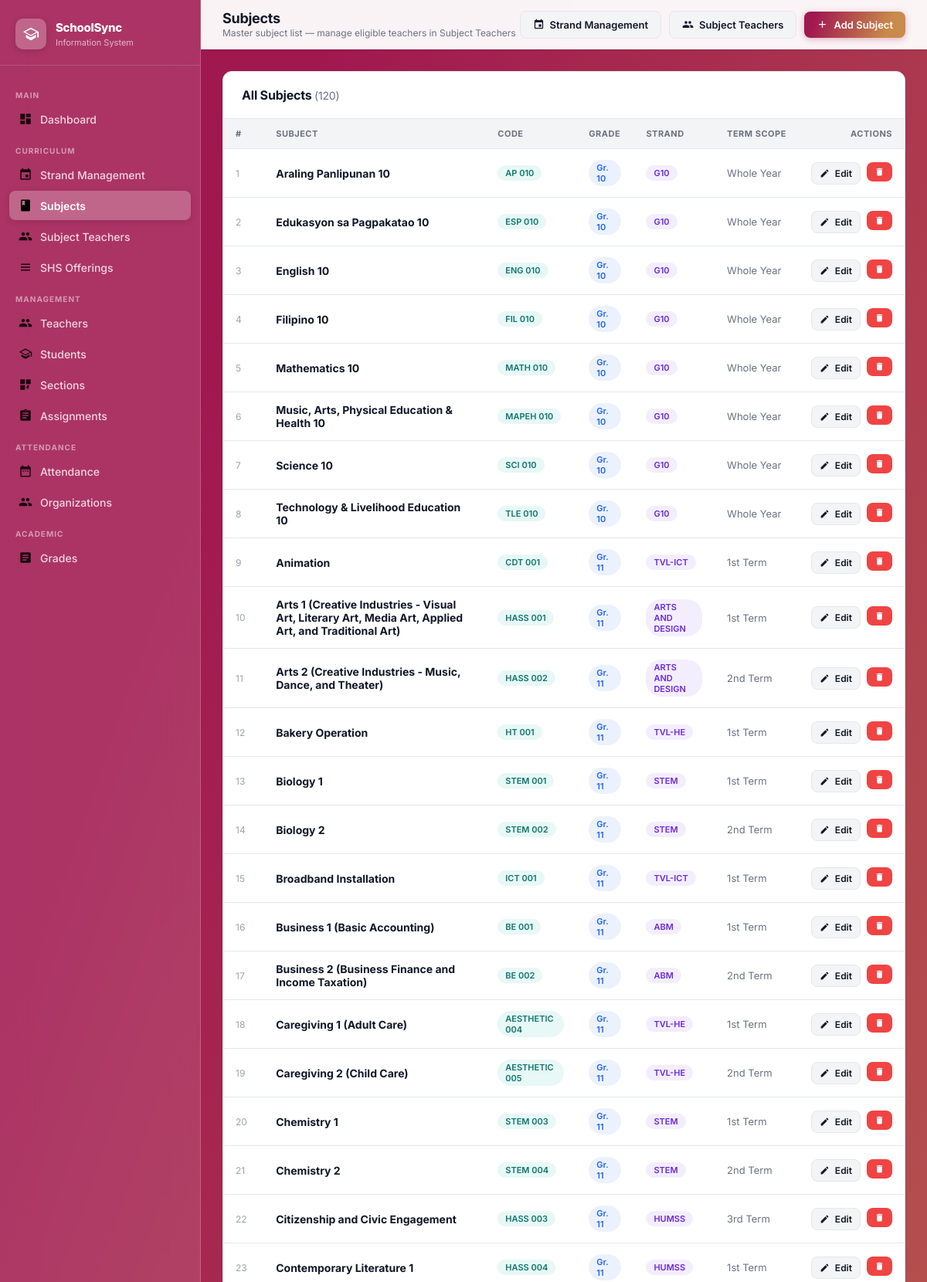
Page /subjects (signed in, upper part) on the committed database.
### tables this page shows
CREATE TABLE subjects (
        id INTEGER PRIMARY KEY AUTOINCREMENT,
        subject_code TEXT NOT NULL, subject_name TEXT NOT NULL,
        grade_level TEXT NOT NULL, strand TEXT, semester TEXT, default_teacher_id INTEGER, shs_type TEXT);

### app.py (the view)
@app.route('/subjects')
@login_required
def subjects():
    conn = get_db()
    slist = conn.execute("SELECT * FROM subjects ORDER BY grade_level,subject_name").fetchall()
    conn.close()
    return render_template('subjects.html', subjects=slist)

### app.py (called while the page is built)
def get_db():
    conn = sqlite3.connect(DATABASE)
    conn.row_factory = sqlite3.Row
    conn.execute("PRAGMA foreign_keys = ON")
    return conn

def login_required(f):
    @wraps(f)
    def decorated(*args, **kwargs):
        if 'admin_id' not in session:
            return redirect(url_for('login'))
        return f(*args, **kwargs)
    return decorated

### templates/subjects.html (shortened to what this page needs)
{% extends "layout.html" %}
{% block page_title %}Subjects{% endblock %}
{% block page_subtitle %}Master subject list — manage eligible teachers in Subject Teachers{% endblock %}
{% block header_actions %}
  <a href="{{ url_for('strands') }}" class="btn btn-secondary">
    <svg viewBox="0 0 24 24" fill="currentColor"><path d="M17 12h-5v5h5v-5zM16 1v2H8V1H6v2H5c-1.11 0-1.99.9-1.99 2L3 19c0 1.1.89 2 2 2h14c1.1 0 2-.9 2-2V5c0-1.1-.9-2-2-2h-1V1h-2zm3 18H5V8h14v11z"/></svg>
    Strand Management
  </a>
  <a href="{{ url_for('subject_teachers') }}" class="btn btn-secondary">
    Subject Teachers
  </a>
  <button class="btn btn-primary" onclick="openModal('addSubjectModal')">
    <svg viewBox="0 0 24 24" fill="currentColor"><path d="M19 13h-6v6h-2v-6H5v-2h6V5h2v6h6v2z"/></svg>
    Add Subject
  </button>
{% endblock %}
{% block content %}
<div class="content-card">
  <div class="card-header">
    <h2>All Subjects <span style="font-weight:400;color:#6b7280;font-size:14px;">({{ subjects|length }})</span></h2>
  </div>
  {% if subjects %}
  <div class="data-table-wrap">
    <table class="data-table">
      <thead>
        <tr>
          <th>#</th>
          <th>Subject</th>
          <th>Code</th>
          <th>Grade</th>
          <th>Strand</th>
          <th>Term Scope</th>
          <th style="text-align:right;">Actions</th>
        </tr>
      </thead>
      <tbody>
        {% for s in subjects %}
        <tr>
          <td style="color:#9ca3af;font-size:12px;">{{ loop.index }}</td>
          <td><strong>{{ s.subject_name }}</strong></td>
          <td><span class="badge badge-section">{{ s.subject_code }}</span></td>
          <td><span class="badge badge-grade">Gr. {{ s.grade_level }}</span></td>
          <td>
            {% if s.strand %}
              <span class="badge badge-strand">{{ s.strand }}</span>
            {% else %}
              <span style="color:var(--text-muted);">—</span>
            {% endif %}
          </td>
          <td style="color:var(--text-secondary);font-size:13px;">{{ s.semester or '—' }}</td>
          <td style="text-align:right;">
            <div style="display:flex;gap:8px;justify-content:flex-end;">
              <button class="btn btn-secondary btn-sm" onclick="editSubject({{ s.id }})">
                <svg viewBox="0 0 24 24" fill="currentColor"><path d="M3 17.25V21h3.75L17.81 9.94l-3.75-3.75L3 17.25zM20.71 7.04c.39-.39.39-1.02 0-1.41l-2.34-2.34c-.39-.39-1.02-.39-1.41 0l-1.83 1.83 3.75 3.75 1.83-1.83z"/></svg>
                Edit
              </button>
              <form id="del-sub-{{ s.id }}" method="POST" action="{{ url_for('delete_subject', sid=s.id) }}" style="display:inline;">
                <button type="button" class="btn btn-danger btn-sm" onclick="confirmDelete('del-sub-{{ s.id }}')">
                  <svg viewBox="0 0 24 24" fill="currentColor"><path d="M6 19c0 1.1.9 2 2 2h8c1.1 0 2-.9 2-2V7H6v12zM19 4h-3.5l-1-1h-5l-1 1H5v2h14V4z"/></svg>
                </button>
              </form>
            </div>
          </td>
        </tr>
        {% endfor %}
      </tbody>
    </table>
  </div>
  {% else %}
  <div class="empty-state">
    <svg viewBox="0 0 24 24" fill="currentColor"><path d="M18 2H6c-1.1 0-2 .9-2 2v16c0 1.1.9 2 2 2h12c1.1 0 2-.9 2-2V4c0-1.1-.9-2-2-2zM6 4h5v8l-2.5-1.5L6 12V4z"/></svg>
    <h3>No subjects yet</h3>
    <p>Click "Add Subject" to build your master subject list</p>
  </div>
  {% endif %}
</div>
{% endblock %}

### static/css/style.css (style rules this page uses)
:root { --brand-gradient: linear-gradient(109deg, rgba(160,24,80,1) 11.2%, rgba(201,138,75,1) 81.7%); --blue-course: linear-gradient(90deg, rgba(46,129,211,1) 0%, rgba(25,70,171,1) 100%); --teal-course: linear-gradient(90deg, rgba(76,187,149,1) 0%, rgba(38,117,105,1) 100%); --yellow-course: linear-gradient(90deg, rgba(241,218,0,1) 0%, rgba(233,164,0,1) 100%); --pink-course: linear-gradient(90deg, rgba(208,53,141,1) 0%, rgba(131,10,78,1) 100%); --dark-teal-course: linear-gradient(90deg, rgba(107,53,202,1) 0%, rgba(72,23,155,1) 100%); --medium-blue-course: linear-gradient(90deg, rgba(56,61,201,1) 0%, rgba(19,21,128,1) 100%); --mint-green-course: linear-gradient(90deg, rgba(87,209,218,1) 0%, rgba(41,123,146,1) 100%); --green-course: linear-gradient(90deg, rgba(87,219,56,1) 0%, rgba(52,164,50,1) 100%); --orange-course: linear-gradient(90deg, rgba(235,154,48,1) 0%, rgba(218,86,15,1) 100%); --slate-blue-course: linear-gradient(90deg, rgba(50,103,153,1) 0%, rgba(18,57,96,1) 100%); --dark-green-course: linear-gradient(90deg, rgba(49,123,100,1) 0%, rgba(22,71,79,1) 100%); --orange-red-course: linear-gradient(90deg, #f26a21 0%, #c0392b 100%); --sidebar-width: 260px; --header-height: 64px; --radius-sm: 8px; --radius-md: 12px; --radius-lg: 16px; --shadow-sm: 0 1px 3px rgba(0,0,0,.08), 0 1px 2px rgba(0,0,0,.04); --shadow-md: 0 4px 12px rgba(0,0,0,.10), 0 2px 4px rgba(0,0,0,.06); --shadow-lg: 0 10px 30px rgba(0,0,0,.14), 0 4px 8px rgba(0,0,0,.08); --text-primary: #111827; --text-secondary: #6b7280; --text-muted: #9ca3af; --border: #e5e7eb; --bg-page: #f3f4f6; --bg-white: #ffffff; --danger: #ef4444; --success: #22c55e; }
*,*::before,*::after { box-sizing:border-box;margin:0;padding:0 }
html { scroll-behavior:smooth }
body { font-family:'Inter',sans-serif;font-size:14px;color:var(--text-primary);background:var(--brand-gradient);min-height:100vh;-webkit-font-smoothing:antialiased }
a { text-decoration:none;color:inherit }
.header-actions .btn { white-space:nowrap }
.content-card { background:var(--bg-white);border-radius:var(--radius-md);box-shadow:var(--shadow-sm);border:1px solid var(--border);overflow:hidden }
.card-header { padding:20px 24px;border-bottom:1px solid var(--border);display:flex;align-items:center;justify-content:space-between;flex-wrap:wrap;gap:12px }
.card-header h2 { font-size:16px;font-weight:700;color:var(--text-primary);letter-spacing:-.2px }
.btn { display:inline-flex;align-items:center;gap:7px;padding:9px 16px;border-radius:var(--radius-sm);font-family:'Inter',sans-serif;font-size:13px;font-weight:600;cursor:pointer;border:none;transition:opacity .2s,transform .15s,box-shadow .2s;white-space:nowrap }
.btn svg { width:15px;height:15px }
.btn-primary { background:var(--brand-gradient);color:white;box-shadow:0 2px 8px rgba(160,24,80,.3) }
.btn-secondary { background:var(--bg-page);color:var(--text-primary);border:1px solid var(--border) }
.btn-danger { background:var(--danger);color:white }
.btn-sm { padding:6px 10px;font-size:12px }
.btn-sm svg { width:13px;height:13px }
.data-table-wrap { overflow-x:auto }
.data-table { width:100%;border-collapse:collapse }
.data-table th { padding:12px 16px;text-align:left;font-size:11px;font-weight:700;color:var(--text-secondary);text-transform:uppercase;letter-spacing:.5px;background:var(--bg-page);border-bottom:1px solid var(--border);white-space:nowrap }
.data-table td { padding:14px 16px;font-size:14px;border-bottom:1px solid var(--border);color:var(--text-primary);vertical-align:middle }
.badge { display:inline-flex;align-items:center;padding:3px 10px;border-radius:20px;font-size:11px;font-weight:600 }
.badge-grade { background:rgba(59,130,246,.1);color:#2563eb }
.badge-section { background:rgba(20,184,166,.1);color:#0f766e }
.badge-strand { background:rgba(139,92,246,.1);color:#6d28d9 }

### rows in the picture
subjects: subject_name "Araling Panlipunan 10", subject_code "AP 010", grade_level "10", strand "G10", semester "Whole Year"
subjects: subject_name "Edukasyon sa Pagpakatao 10", subject_code "ESP 010", grade_level "10", strand "G10", semester "Whole Year"
subjects: subject_name "English 10", subject_code "ENG 010", grade_level "10", strand "G10", semester "Whole Year"
subjects: subject_name "Filipino 10", subject_code "FIL 010", grade_level "10", strand "G10", semester "Whole Year"
subjects: subject_name "Mathematics 10", subject_code "MATH 010", grade_level "10", strand "G10", semester "Whole Year"
subjects: subject_name "Music, Arts, Physical Education & Health 10", subject_code "MAPEH 010", grade_level "10", strand "G10", semester "Whole Year"
subjects: subject_name "Science 10", subject_code "SCI 010", grade_level "10", strand "G10", semester "Whole Year"
subjects: subject_name "Technology & Livelihood Education 10", subject_code "TLE 010", grade_level "10", strand "G10", semester "Whole Year"
subjects: subject_name "Animation", subject_code "CDT 001", grade_level "11", strand "TVL-ICT", semester "1st Term"
subjects: subject_name "Arts 1 (Creative Industries - Visual Art, Literary Art, Media Art, Applied Art, and Traditional Art)", subject_code "HASS 001", grade_level "11", strand "ARTS AND DESIGN", semester "1st Term"
subjects: subject_name "Arts 2 (Creative Industries - Music, Dance, and Theater)", subject_code "HASS 002", grade_level "11", strand "ARTS AND DESIGN", semester "2nd Term"
subjects: subject_name "Bakery Operation", subject_code "HT 001", grade_level "11", strand "TVL-HE", semester "1st Term"
subjects: subject_name "Biology 1", subject_code "STEM 001", grade_level "11", strand "STEM", semester "1st Term"
subjects: subject_name "Biology 2", subject_code "STEM 002", grade_level "11", strand "STEM", semester "2nd Term"
subjects: subject_name "Broadband Installation", subject_code "ICT 001", grade_level "11", strand "TVL-ICT", semester "1st Term"
subjects: subject_name "Business 1 (Basic Accounting)", subject_code "BE 001", grade_level "11", strand "ABM", semester "1st Term"
subjects: subject_name "Business 2 (Business Finance and Income Taxation)", subject_code "BE 002", grade_level "11", strand "ABM", semester "2nd Term"
subjects: subject_name "Caregiving 1 (Adult Care)", subject_code "AESTHETIC 004", grade_level "11", strand "TVL-HE", semester "1st Term"
subjects: subject_name "Caregiving 2 (Child Care)", subject_code "AESTHETIC 005", grade_level "11", strand "TVL-HE", semester "2nd Term"
subjects: subject_name "Chemistry 1", subject_code "STEM 003", grade_level "11", strand "STEM", semester "1st Term"
subjects: subject_name "Chemistry 2", subject_code "STEM 004", grade_level "11", strand "STEM", semester "2nd Term"
subjects: subject_name "Citizenship and Civic Engagement", subject_code "HASS 003", grade_level "11", strand "HUMSS", semester "3rd Term"
subjects: subject_name "Contemporary Literature 1", subject_code "HASS 004", grade_level "11", strand "HUMSS", semester "1st Term"

### other values in the picture
{{ subjects|length }} "120"
